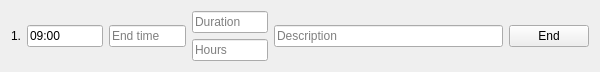
<?xml version="1.0" encoding="UTF-8"?>
<ui version="4.0">
 <class>TaskTrackerEntryClass</class>
 <widget class="QWidget" name="TaskTrackerEntryClass">
  <property name="geometry">
   <rect>
    <x>0</x>
    <y>0</y>
    <width>600</width>
    <height>72</height>
   </rect>
  </property>
  <property name="windowTitle">
   <string>TaskTrackerEntry</string>
  </property>
  <layout class="QVBoxLayout" name="verticalLayout_2">
   <item>
    <layout class="QHBoxLayout" name="horizontalLayout" stretch="0,1,1,1,3,1">
     <item>
      <widget class="QLabel" name="IndexLabel">
       <property name="text">
        <string>1.</string>
       </property>
      </widget>
     </item>
     <item>
      <widget class="QLineEdit" name="StartField">
       <property name="text">
        <string>09:00</string>
       </property>
       <property name="placeholderText">
        <string>Start time</string>
       </property>
      </widget>
     </item>
     <item>
      <widget class="QLineEdit" name="EndField">
       <property name="text">
        <string/>
       </property>
       <property name="readOnly">
        <bool>true</bool>
       </property>
       <property name="placeholderText">
        <string>End time</string>
       </property>
      </widget>
     </item>
     <item>
      <layout class="QVBoxLayout" name="verticalLayout">
       <item>
        <widget class="QLineEdit" name="DurationField">
         <property name="text">
          <string/>
         </property>
         <property name="readOnly">
          <bool>true</bool>
         </property>
         <property name="placeholderText">
          <string>Duration</string>
         </property>
        </widget>
       </item>
       <item>
        <widget class="QLineEdit" name="DurationHoursField">
         <property name="text">
          <string/>
         </property>
         <property name="readOnly">
          <bool>true</bool>
         </property>
         <property name="placeholderText">
          <string>Hours</string>
         </property>
        </widget>
       </item>
      </layout>
     </item>
     <item>
      <widget class="QLineEdit" name="DescriptionField">
       <property name="placeholderText">
        <string>Description</string>
       </property>
      </widget>
     </item>
     <item>
      <widget class="QPushButton" name="EndButton">
       <property name="text">
        <string>End</string>
       </property>
      </widget>
     </item>
    </layout>
   </item>
  </layout>
 </widget>
 <layoutdefault spacing="6" margin="11"/>
 <resources/>
 <connections>
  <connection>
   <sender>EndButton</sender>
   <signal>clicked()</signal>
   <receiver>TaskTrackerEntryClass</receiver>
   <slot>OnEndButtonPress()</slot>
   <hints>
    <hint type="sourcelabel">
     <x>551</x>
     <y>35</y>
    </hint>
    <hint type="destinationlabel">
     <x>299</x>
     <y>35</y>
    </hint>
   </hints>
  </connection>
  <connection>
   <sender>EndField</sender>
   <signal>textChanged(QString)</signal>
   <receiver>TaskTrackerEntryClass</receiver>
   <slot>OnEndFieldModified(QString)</slot>
   <hints>
    <hint type="sourcelabel">
     <x>146</x>
     <y>35</y>
    </hint>
    <hint type="destinationlabel">
     <x>299</x>
     <y>35</y>
    </hint>
   </hints>
  </connection>
  <connection>
   <sender>StartField</sender>
   <signal>textChanged(QString)</signal>
   <receiver>TaskTrackerEntryClass</receiver>
   <slot>OnStartFieldModified(QString)</slot>
   <hints>
    <hint type="sourcelabel">
     <x>63</x>
     <y>35</y>
    </hint>
    <hint type="destinationlabel">
     <x>299</x>
     <y>35</y>
    </hint>
   </hints>
  </connection>
 </connections>
 <slots>
  <slot>OnEndButtonPress()</slot>
  <slot>OnEndFieldModified(QString)</slot>
  <slot>OnStartFieldModified(QString)</slot>
 </slots>
</ui>
